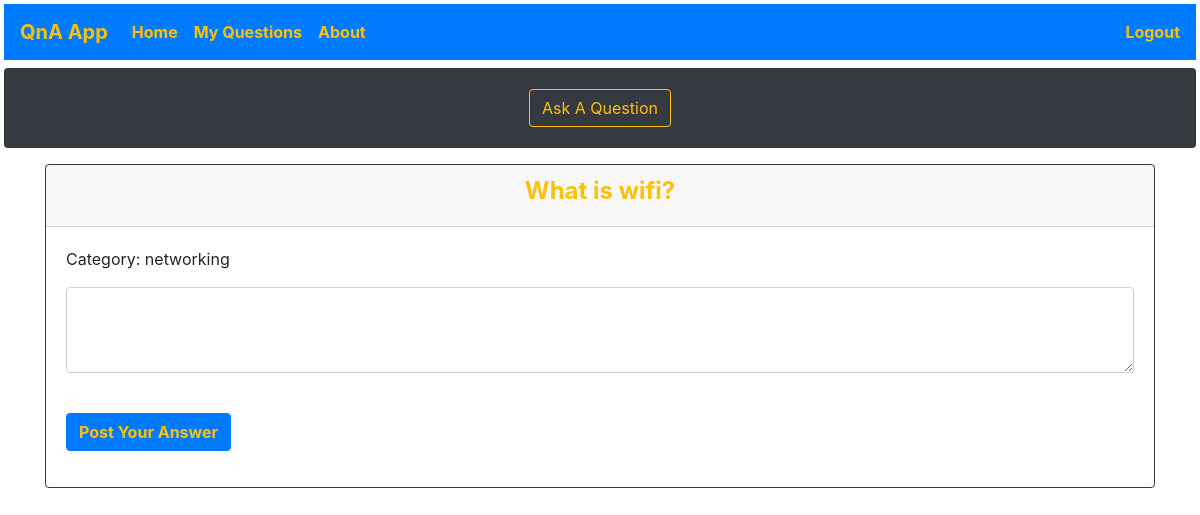
/viewaquestion/10/ (signed in), run on an earlier commit of the app's database.
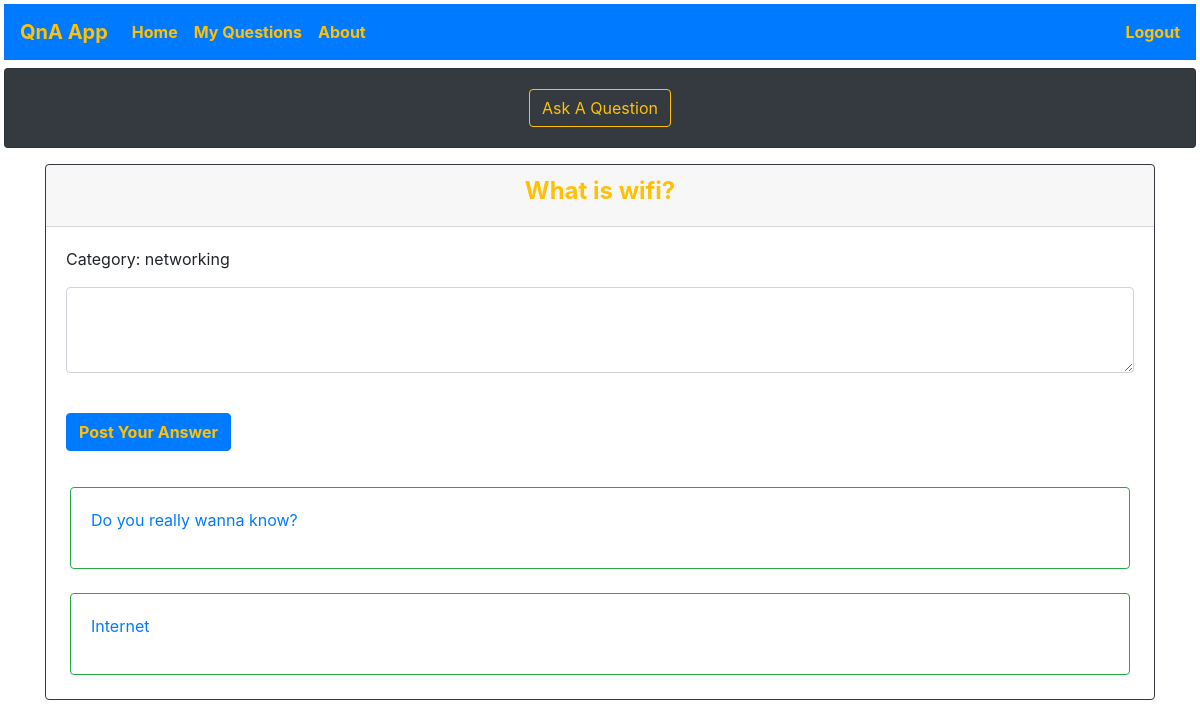
And on a later commit of the database.
### models.py (models this page shows)
class Answer(db.Model):
    id = db.Column(db.Integer, primary_key=True)
    answer_text = db.Column(db.Text, nullable=False)
    for_question_id = db.Column(db.Integer, db.ForeignKey('question.id'))

### app.py (the view, shortened to what this page needs)
@app.route('/viewaquestion/<int:question_id>/', methods=['GET', 'POST'])
@login_required
def view(question_id):
    question = Question.query.filter_by(id=question_id).first()
    answers = Answer.query.filter_by(for_question_id=question_id).all()
    return render_template('view.html', question=question, answers=answers)

### app.py (called while the page is built)
@login_manager.user_loader
def load_user(user_id):
    return User.query.get(user_id)

### templates/view.html
{% extends "base.html" %}
{% block content %}
<div class="container">
  <div class="card my-3 border-dark">
    <div class="card-header text-warning">
      <h4><b><center>{{ question.question_text }}</center></b></h4>
    </div>
    <div class="card-body">
      <form action="{{ url_for('view', question_id=question.id) }}" method="post">
        <div class="form-group">
        <div class="form-group">
          <p>Category: {{ question.category }}</p>
          <textarea name="answerText" class="form-control" rows="3"></textarea>
        </div>
        <br />
        <button type="submit" class="btn btn-primary text-warning"><b>Post Your Answer</b></button>
      </form>
    </div>
  </div>
  {% for answer in answers %}
  <div class="card mx-4 border-success">
    <div class="card-body">
      <a href="{{url_for('view',question_id = question.id)}}">
        <p>{{ answer.answer_text }}</p>
      </a>
    </div>
  </div>
  <br>
  {% endfor %}
  </div>
{% endblock %}

What changed in the data, as far as the page shows it:
added Answer: answer_text "Do you really wanna know?"
added Answer: answer_text "Internet"
